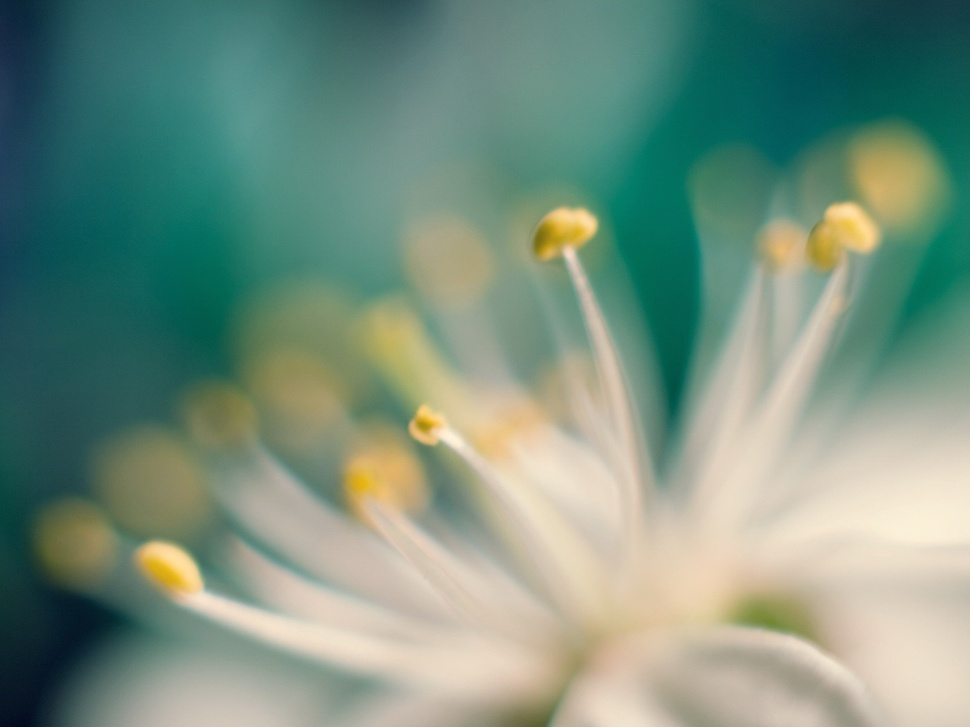
#> input picture A2_resources/blur.jpg, 970 x 727 px, shrunk from 1600 x 1200 before the run, found by its file name
$ jupyter execute q3_2.ipynb   (shell and % lines are left out)
#> lines starting #> are read from the running program, lines starting #| are printed output that depends on the picture
### Convolve blur.jpg with the above matrix and the transpose of the above matrix. Report your observations.

[cell 1]

import cv2
import numpy as np
from matplotlib import pyplot as plt
import math

[cell 2]
i1 = './A2_resources/blur.jpg'

img1 = cv2.imread(i1, 0)
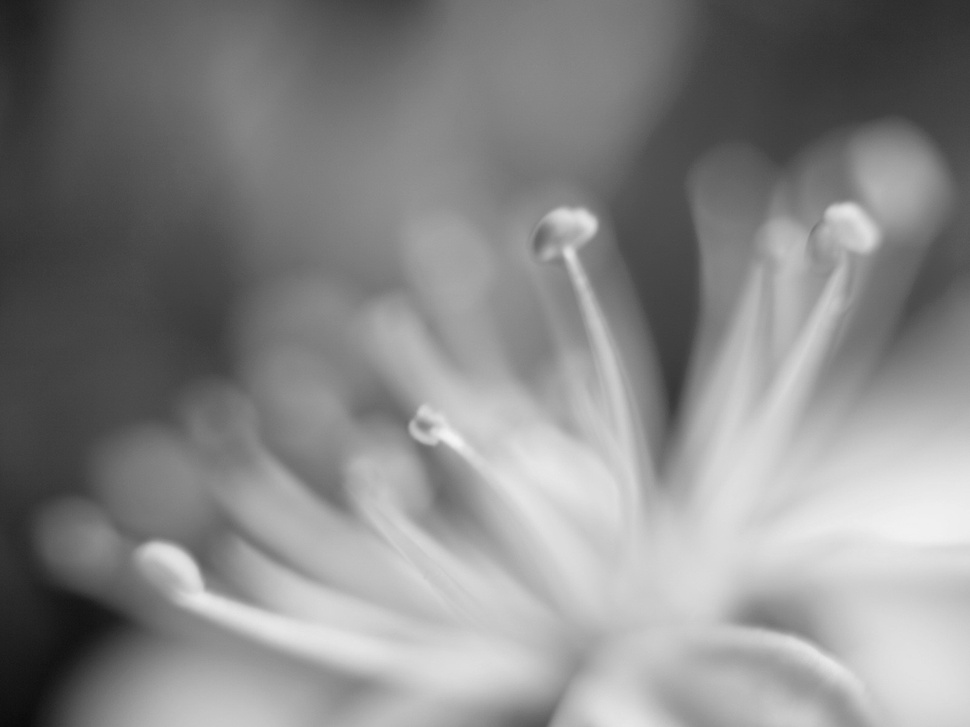
#> img1: shape (727, 970); min 10, max 244, mean 134.9
img1 = img1.astype(np.uint16)

[cell 3]
mat1 = np.array([[1, 0, -1], [1, 0, -1], [1, 0, -1]])
mat2 = np.array([[1, 1, 1], [0, 0, 0], [-1, -1, -1]])

[cell 4]
def im2col(A, block, stepsize=1):
    m,n = A.shape
    s0, s1 = A.strides
    nrows = m-block[0]+1
    ncols = n-block[1]+1
    shp = block[0],block[1],nrows,ncols
    strd = s0,s1,s0,s1

    out_view = np.lib.stride_tricks.as_strided(A, shape=shp, strides=strd)
    return out_view.reshape(block[0]*block[1],-1)[:,::stepsize]

[cell 5]
def conv(img, mat):
    a1, a2 = img.shape

    b1, b2 = mat.shape

    mat_f = np.array(mat.flatten())
    imcol = im2col(img, (a1-b1+1,a2-b2+1))
    x = np.multiply(imcol, mat_f)
    y = np.sum(x, axis = 1)
    y = y.reshape(a1-b1+1, a2-b2+1)

    return y

[cell 6]
output1 = np.clip(conv(img1, mat1), 0, 255)
#> in im2col, `s0, s1 = A.strides`: s0 = 1940; s1 = 2
#> in im2col, `strd = s0,s1,s0,s1`: strd = (1940, 2, 1940, 2)
#> in conv, `y = y.reshape(a1-b1+1, a2-b2+1)`:
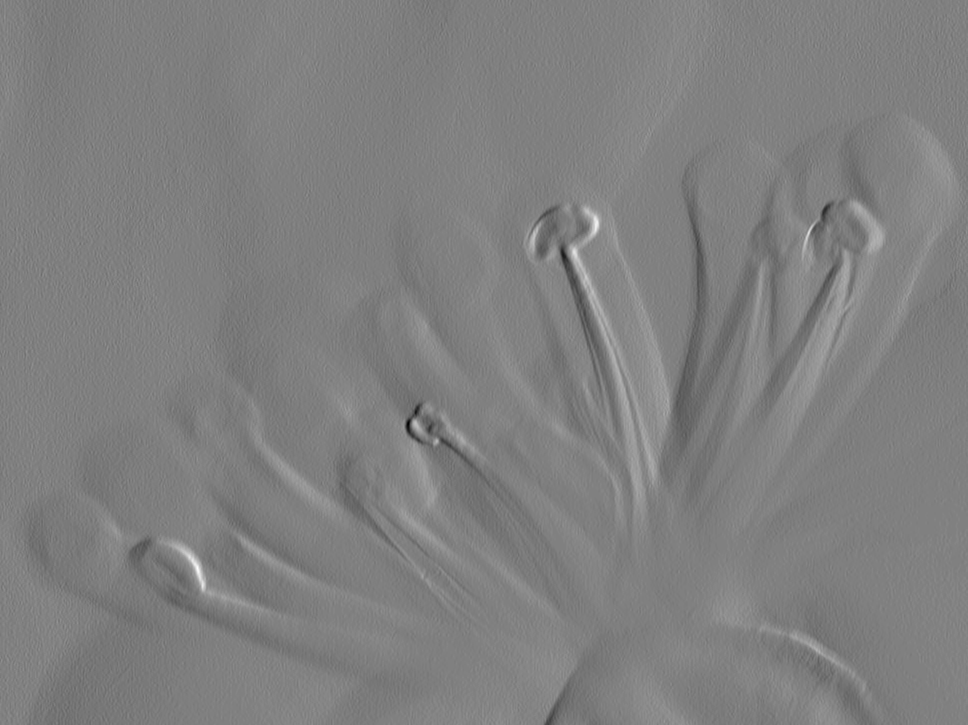
#> y: shape (725, 968) int64; min -111, max 109, mean -0.6; drawn with min black and max white
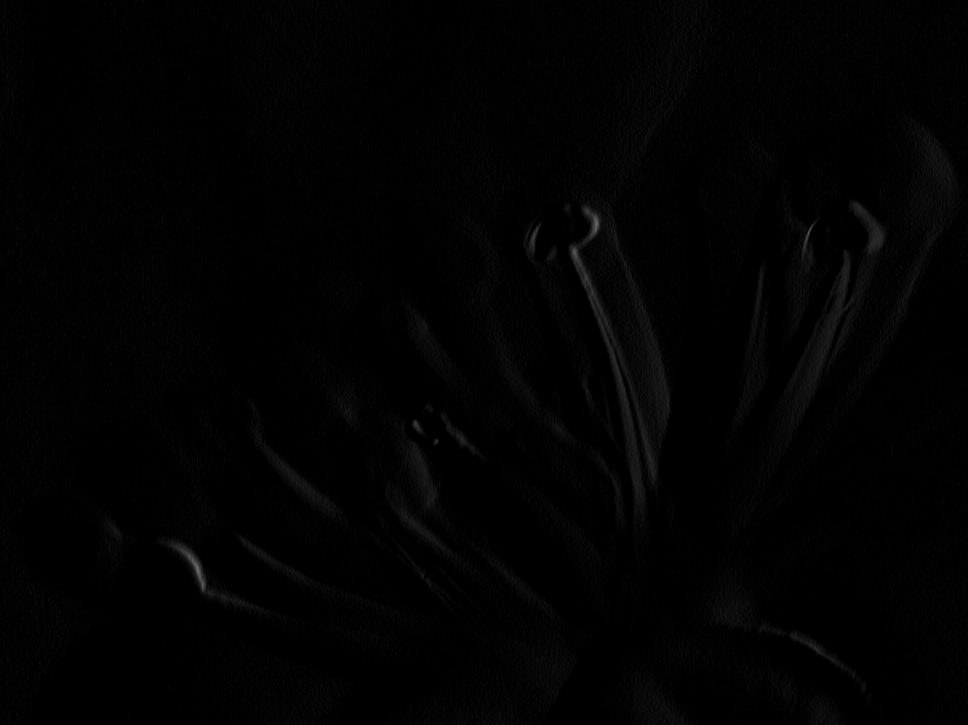
#> output1: shape (725, 968) int64; min 0, max 109, mean 1.9
output2 = np.clip(conv(img1, mat2), 0, 255)
#> in conv (call 2), `y = y.reshape(a1-b1+1, a2-b2+1)`:
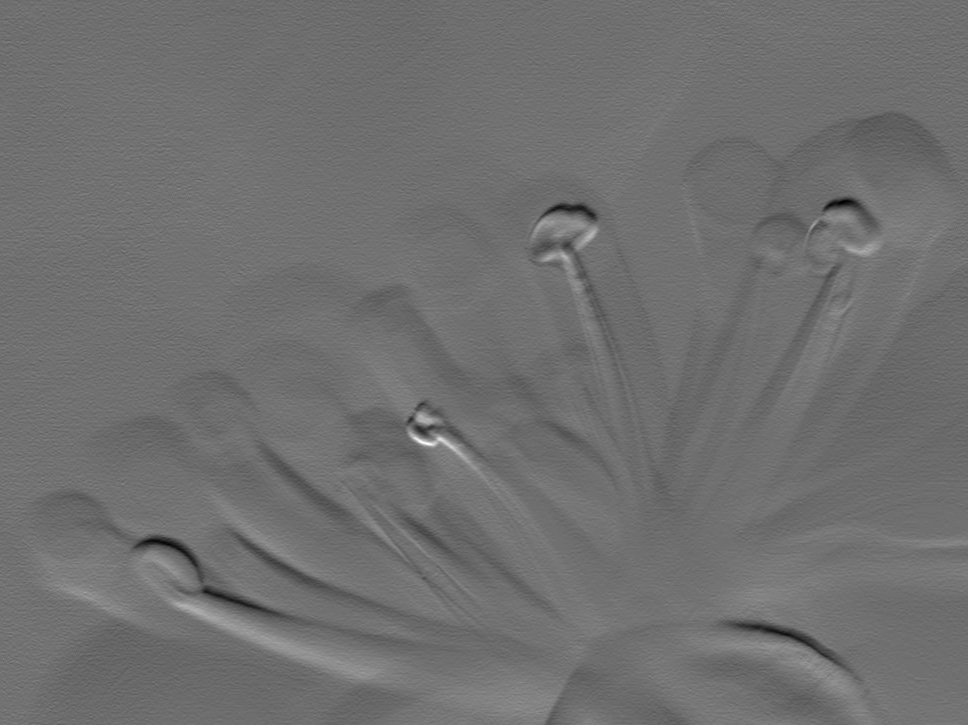
#> y: shape (725, 968) int64; min -89, max 112, mean -0.7; drawn with min black and max white

img1 = img1.astype(np.uint8)

[cell 7]
plt.subplot(121),plt.imshow(img1, cmap = 'gray')
plt.title('Original'), plt.xticks([]), plt.yticks([])
plt.subplot(122),plt.imshow(output1, cmap = 'gray')
plt.title('Filtered'), plt.xticks([]), plt.yticks([])
plt.show()

[cell 8]
plt.subplot(121),plt.imshow(img1, cmap = 'gray')
plt.title('Original'), plt.xticks([]), plt.yticks([])
plt.subplot(122),plt.imshow(output2, cmap = 'gray')
plt.title('Filtered'), plt.xticks([]), plt.yticks([])
plt.show()
